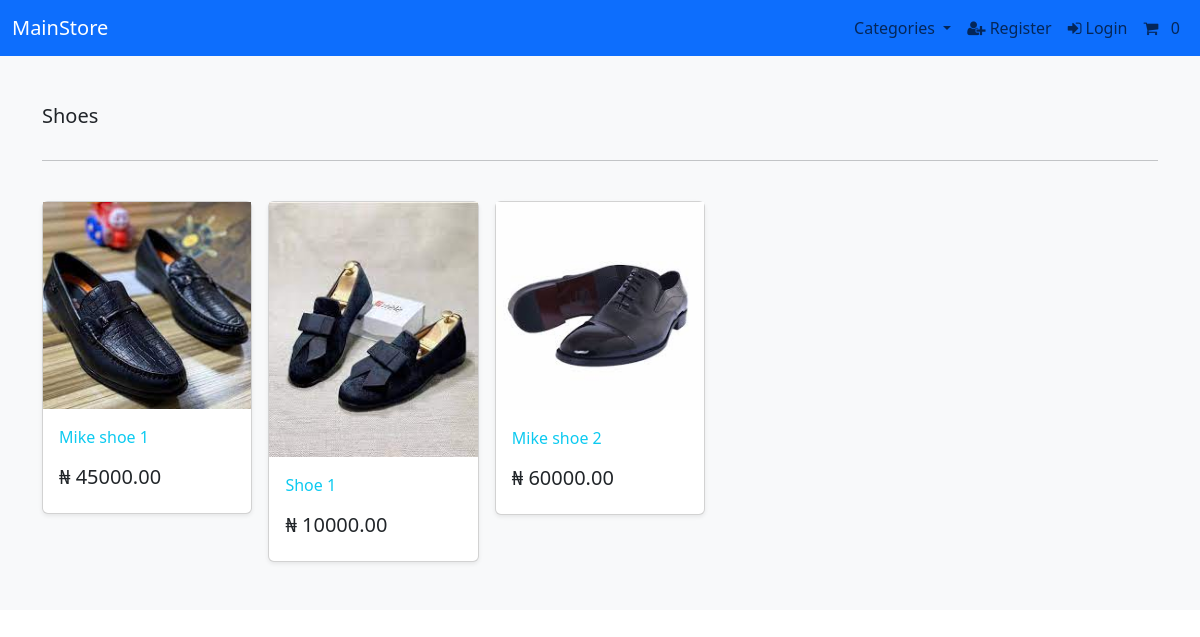
Screenshot of /search/shoes with the database file from the repository.
### store/models.py (models this page shows, shortened)
class Category(models.Model):
    name = models.CharField(max_length=256, db_index=True)
    slug = models.SlugField(max_length=256, unique=True)
    class Meta:
        verbose_name_plural = 'categories'
    def get_absolute_url(self):
        return reverse('store:single_cat', args=[self.slug])

class Product(models.Model):
    category = models.ForeignKey(Category, on_delete=models.CASCADE, related_name='product', null=True)
    title = models.CharField(max_length=256)
    brand = models.CharField(max_length=256, default='unbranded')
    description = models.TextField(blank=True)
    slug = models.SlugField(max_length=250)
    price = models.DecimalField(max_digits=8, decimal_places=2)
    image = models.ImageField(upload_to='images/')
    class Meta:
        verbose_name_plural = 'products'

### store/views.py (the view)
# urls.py: path('search/<slug:slug>', views.ListCategoryView.as_view(), name='single_cat'),
class ListCategoryView(ListView):
    def get(self, request, slug=None):
        category = get_object_or_404(Category, slug=slug)
        products = Product.objects.filter(category=category)
        context = {'category': category, 'products': products}
        return render(request, 'store/single_category_list.html', context)

### cart/cart.py (called while the page is built)
    def __len__(self):
        return sum(item['qty'] for item in self.cart.values())

### cart/context_processors.py (called while the page is built)
def cart(request):
    return {'cart': Cart(request)}

### store/views.py (called while the page is built)
def categories(request):
    all_categories = Category.objects.all()
    return {'all_categories': all_categories}

### store/templates/store/single_category_list.html
{% extends 'base.html' %}
{% block content %}
<main>
    <div class="album py-5 bg-light">
      <div class="container">
        <div class="pb-3 h5"> {{category.name | capfirst}} </div>
        <hr>
        <br>
        <div class="row row-cols-1 row-cols-sm-2 row-cols-md-5 g-3">
          {% for product in products %}
          <div class="col">
            <div class="card shadow-sm">
            <img class="img-fluid" alt="Responsive image" src="{{product.image.url}}">
              <div class="card-body">
                <p class="card-text">
                  <a class="text-info text-decoration-none" href="{% url 'store:single' slug=product.slug %}"> {{product.title | capfirst}} </a>
                </p>
                <div class="d-flex justify-content-between align-items-center">
                  <h5> ₦ {{product.price}} </h5>
                </div>
              </div>
            </div>
          </div>
          {% endfor %}
        </div>
      </div>
    </div>
</main>
{% endblock  %}

### rows the page displays
Category: name "Shoes"
Product: image (picture), title "Mike shoe 1", price "45000.00"
Product: image (picture), title "Shoe 1", price "10000.00"
Product: image (picture), title "Mike shoe 2", price "60000.00"
